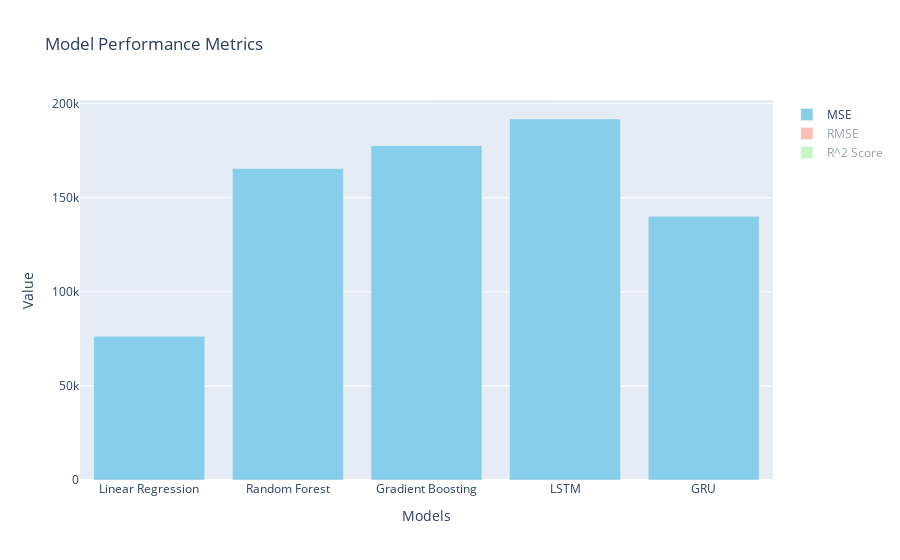

The notebook cell this image was saved under:
### Code cell
import plotly.graph_objects as go

# Define the models and their performance metrics
models = ['Linear Regression', 'Random Forest', 'Gradient Boosting', 'LSTM', 'GRU']
mse_values = [76444.56, 165521.36, 177677.23, 191858.86, 140171.28]
rmse_values = [276.49, 406.84, 421.52, 438.02, 374.39]
r2_values = [0.9997, 0.9993, 0.9993, 0.9992, 0.9994]

# Create traces for each performance metric
trace_mse = go.Bar(x=models, y=mse_values, name='MSE', marker=dict(color='skyblue'))
trace_rmse = go.Bar(x=models, y=rmse_values, name='RMSE', marker=dict(color='salmon'))
trace_r2 = go.Bar(x=models, y=r2_values, name='R^2 Score', marker=dict(color='lightgreen'))

# Combine all traces into a single list
data = [trace_mse, trace_rmse, trace_r2]

# Create layout
layout = go.Layout(title='Model Performance Metrics',
                   xaxis=dict(title='Models'),
                   yaxis=dict(title='Value'))

# Create figure
fig = go.Figure(data=data, layout=layout)

# Show the figure
fig.show()

### Figure 1 — Plotly figure (JSON) as saved in the notebook; plotly's stock layout.template omitted (floating-point values rounded to 4 significant figures)
{"data": [{"marker": {"color": "skyblue"}, "name": "MSE", "type": "bar", "x": ["Linear Regression", "Random Forest", "Gradient Boosting", "LSTM", "GRU"], "y": [76440.0, 165500.0, 177700.0, 191900.0, 140200.0]}, {"marker": {"color": "salmon"}, "name": "RMSE", "type": "bar", "visible": "legendonly", "x": ["Linear Regression", "Random Forest", "Gradient Boosting", "LSTM", "GRU"], "y": [276.5, 406.8, 421.5, 438.0, 374.4]}, {"marker": {"color": "lightgreen"}, "name": "R^2 Score", "type": "bar", "visible": "legendonly", "x": ["Linear Regression", "Random Forest", "Gradient Boosting", "LSTM", "GRU"], "y": [0.9997, 0.9993, 0.9993, 0.9992, 0.9994]}], "layout": {"autosize": true, "title": {"text": "Model Performance Metrics"}, "xaxis": {"autorange": true, "range": [-0.5, 4.5], "title": {"text": "Models"}, "type": "category"}, "yaxis": {"autorange": true, "range": [0, 202000.0], "title": {"text": "Value"}, "type": "linear"}}}
